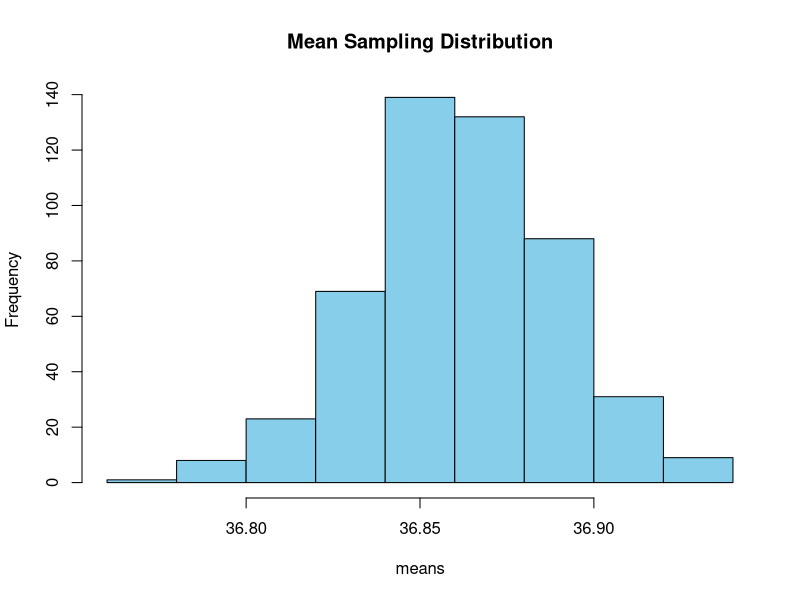

Write R code to recreate this figure.
my_func = function(data, sample_size, reps, ...){
  means = c()
  for (i in 1:reps){
    sample_data = sample(data, sample_size, replace = TRUE)
    means = c(means, mean(sample_data))
  }
  hist(means, ...)
  return(sd(means))
}

library(MASS)
data(beav1)
my_func(beav1$temp, sample_size = 50, reps = 500, col = "skyblue", main = "Mean Sampling Distribution")
